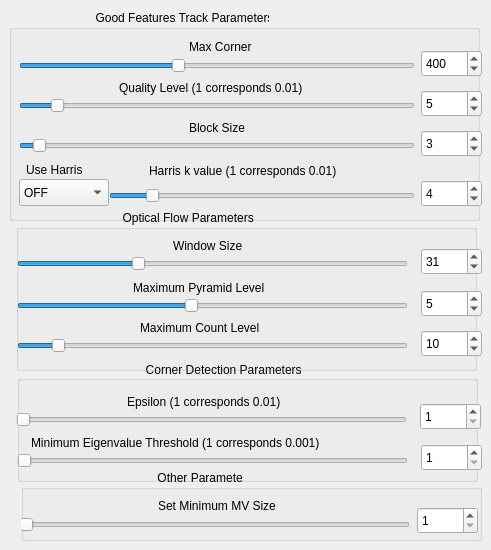
    <widget class="QWidget" name="page">
     <widget class="QGroupBox" name="LK_groupBox_goodFeatures">
      <property name="geometry">
       <rect>
        <x>9</x>
        <y>10</y>
        <width>471</width>
        <height>211</height>
       </rect>
      </property>
      <property name="title">
       <string>                          Good Features Track Parameters</string>
      </property>
     </widget>
     <widget class="QLabel" name="LK_label_Harris_k">
      <property name="geometry">
       <rect>
        <x>149</x>
        <y>162</y>
        <width>246</width>
        <height>17</height>
       </rect>
      </property>
      <property name="text">
       <string>Harris k value (1 corresponds 0.01)</string>
      </property>
     </widget>
     <widget class="QLabel" name="LK_label_maxCorner">
      <property name="geometry">
       <rect>
        <x>189</x>
        <y>38</y>
        <width>86</width>
        <height>17</height>
       </rect>
      </property>
      <property name="text">
       <string>Max Corner</string>
      </property>
     </widget>
     <widget class="QLabel" name="label_useHarris">
      <property name="geometry">
       <rect>
        <x>26</x>
        <y>161</y>
        <width>76</width>
        <height>17</height>
       </rect>
      </property>
      <property name="text">
       <string>Use Harris</string>
      </property>
     </widget>
     <widget class="QComboBox" name="LK_comboBox">
      <property name="geometry">
       <rect>
        <x>19</x>
        <y>179</y>
        <width>90</width>
        <height>27</height>
       </rect>
      </property>
      <item>
       <property name="text">
        <string>OFF</string>
       </property>
      </item>
      <item>
       <property name="text">
        <string>ON</string>
       </property>
      </item>
     </widget>
     <widget class="QSlider" name="LK_qualityLevel">
      <property name="geometry">
       <rect>
        <x>19</x>
        <y>91</y>
        <width>396</width>
        <height>29</height>
       </rect>
      </property>
      <property name="sizePolicy">
       <sizepolicy hsizetype="Fixed" vsizetype="Fixed">
        <horstretch>0</horstretch>
        <verstretch>0</verstretch>
       </sizepolicy>
      </property>
      <property name="minimum">
       <number>1</number>
      </property>
      <property name="maximum">
       <number>50</number>
      </property>
      <property name="singleStep">
       <number>1</number>
      </property>
      <property name="value">
       <number>5</number>
      </property>
      <property name="orientation">
       <enum>Qt::Horizontal</enum>
      </property>
     </widget>
     <widget class="QLabel" name="LK_label_qualityLevel">
      <property name="geometry">
       <rect>
        <x>119</x>
        <y>79</y>
        <width>246</width>
        <height>17</height>
       </rect>
      </property>
      <property name="text">
       <string>Quality Level (1 corresponds 0.01)</string>
      </property>
     </widget>
     <widget class="QSlider" name="LK_maxCorner">
      <property name="geometry">
       <rect>
        <x>19</x>
        <y>51</y>
        <width>396</width>
        <height>29</height>
       </rect>
      </property>
      <property name="sizePolicy">
       <sizepolicy hsizetype="Fixed" vsizetype="Fixed">
        <horstretch>0</horstretch>
        <verstretch>0</verstretch>
       </sizepolicy>
      </property>
      <property name="minimum">
       <number>1</number>
      </property>
      <property name="maximum">
       <number>1000</number>
      </property>
      <property name="value">
       <number>400</number>
      </property>
      <property name="orientation">
       <enum>Qt::Horizontal</enum>
      </property>
     </widget>
     <widget class="QSlider" name="LK_BlockSize">
      <property name="geometry">
       <rect>
        <x>19</x>
        <y>131</y>
        <width>396</width>
        <height>29</height>
       </rect>
      </property>
      <property name="sizePolicy">
       <sizepolicy hsizetype="Fixed" vsizetype="Fixed">
        <horstretch>0</horstretch>
        <verstretch>0</verstretch>
       </sizepolicy>
      </property>
      <property name="minimum">
       <number>2</number>
      </property>
      <property name="maximum">
       <number>32</number>
      </property>
      <property name="singleStep">
       <number>1</number>
      </property>
      <property name="value">
       <number>3</number>
      </property>
      <property name="orientation">
       <enum>Qt::Horizontal</enum>
      </property>
     </widget>
     <widget class="QLabel" name="LK_label_blockSize">
      <property name="geometry">
       <rect>
        <x>189</x>
        <y>119</y>
        <width>76</width>
        <height>17</height>
       </rect>
      </property>
      <property name="text">
       <string>Block Size</string>
      </property>
     </widget>
     <widget class="QSlider" name="LK_Harris_k">
      <property name="geometry">
       <rect>
        <x>109</x>
        <y>181</y>
        <width>306</width>
        <height>29</height>
       </rect>
      </property>
      <property name="sizePolicy">
       <sizepolicy hsizetype="Fixed" vsizetype="Fixed">
        <horstretch>0</horstretch>
        <verstretch>0</verstretch>
       </sizepolicy>
      </property>
      <property name="minimum">
       <number>1</number>
      </property>
      <property name="maximum">
       <number>25</number>
      </property>
      <property name="singleStep">
       <number>1</number>
      </property>
      <property name="value">
       <number>4</number>
      </property>
      <property name="orientation">
       <enum>Qt::Horizontal</enum>
      </property>
     </widget>
     <widget class="QSlider" name="LK_maxCountLevel">
      <property name="geometry">
       <rect>
        <x>17</x>
        <y>331</y>
        <width>391</width>
        <height>29</height>
       </rect>
      </property>
      <property name="sizePolicy">
       <sizepolicy hsizetype="Fixed" vsizetype="Fixed">
        <horstretch>0</horstretch>
        <verstretch>0</verstretch>
       </sizepolicy>
      </property>
      <property name="minimum">
       <number>1</number>
      </property>
      <property name="maximum">
       <number>100</number>
      </property>
      <property name="singleStep">
       <number>1</number>
      </property>
      <property name="value">
       <number>10</number>
      </property>
      <property name="orientation">
       <enum>Qt::Horizontal</enum>
      </property>
     </widget>
     <widget class="QLabel" name="LK_label_winSize">
      <property name="geometry">
       <rect>
        <x>173</x>
        <y>237</y>
        <width>91</width>
        <height>17</height>
       </rect>
      </property>
      <property name="text">
       <string>Window Size</string>
      </property>
     </widget>
     <widget class="QSlider" name="LK_windowSize">
      <property name="geometry">
       <rect>
        <x>17</x>
        <y>249</y>
        <width>391</width>
        <height>29</height>
       </rect>
      </property>
      <property name="sizePolicy">
       <sizepolicy hsizetype="Fixed" vsizetype="Fixed">
        <horstretch>0</horstretch>
        <verstretch>0</verstretch>
       </sizepolicy>
      </property>
      <property name="minimum">
       <number>1</number>
      </property>
      <property name="maximum">
       <number>100</number>
      </property>
      <property name="singleStep">
       <number>1</number>
      </property>
      <property name="value">
       <number>31</number>
      </property>
      <property name="orientation">
       <enum>Qt::Horizontal</enum>
      </property>
     </widget>
     <widget class="QLabel" name="LK_label_maxCountLevel">
      <property name="geometry">
       <rect>
        <x>140</x>
        <y>319</y>
        <width>151</width>
        <height>17</height>
       </rect>
      </property>
      <property name="text">
       <string>Maximum Count Level</string>
      </property>
     </widget>
     <widget class="QGroupBox" name="groupBox_opticalFlow">
      <property name="geometry">
       <rect>
        <x>16</x>
        <y>210</y>
        <width>461</width>
        <height>161</height>
       </rect>
      </property>
      <property name="title">
       <string>                                Optical Flow Parameters                         </string>
      </property>
     </widget>
     <widget class="QLabel" name="LK_label_maxPyramidLevel">
      <property name="geometry">
       <rect>
        <x>133</x>
        <y>279</y>
        <width>171</width>
        <height>17</height>
       </rect>
      </property>
      <property name="text">
       <string>Maximum Pyramid Level</string>
      </property>
     </widget>
     <widget class="QSlider" name="LK_maxPyramidLevel">
      <property name="geometry">
       <rect>
        <x>17</x>
        <y>291</y>
        <width>391</width>
        <height>29</height>
       </rect>
      </property>
      <property name="sizePolicy">
       <sizepolicy hsizetype="Fixed" vsizetype="Fixed">
        <horstretch>0</horstretch>
        <verstretch>0</verstretch>
       </sizepolicy>
      </property>
      <property name="minimum">
       <number>1</number>
      </property>
      <property name="maximum">
       <number>10</number>
      </property>
      <property name="singleStep">
       <number>1</number>
      </property>
      <property name="value">
       <number>5</number>
      </property>
      <property name="orientation">
       <enum>Qt::Horizontal</enum>
      </property>
     </widget>
     <widget class="QSlider" name="LK_minEigThreshold">
      <property name="geometry">
       <rect>
        <x>17</x>
        <y>446</y>
        <width>391</width>
        <height>29</height>
       </rect>
      </property>
      <property name="sizePolicy">
       <sizepolicy hsizetype="Fixed" vsizetype="Fixed">
        <horstretch>0</horstretch>
        <verstretch>0</verstretch>
       </sizepolicy>
      </property>
      <property name="minimum">
       <number>1</number>
      </property>
      <property name="maximum">
       <number>1000</number>
      </property>
      <property name="singleStep">
       <number>1</number>
      </property>
      <property name="value">
       <number>1</number>
      </property>
      <property name="orientation">
       <enum>Qt::Horizontal</enum>
      </property>
     </widget>
     <widget class="QGroupBox" name="LK_groupBox_cornerDetection">
      <property name="geometry">
       <rect>
        <x>17</x>
        <y>361</y>
        <width>461</width>
        <height>121</height>
       </rect>
      </property>
      <property name="title">
       <string>                         Corner Detection Parameters                                       </string>
      </property>
      <property name="alignment">
       <set>Qt::AlignCenter</set>
      </property>
      <widget class="QGroupBox" name="groupBox_2">
       <property name="geometry">
        <rect>
         <x>0</x>
         <y>171</y>
         <width>451</width>
         <height>91</height>
        </rect>
       </property>
       <property name="title">
        <string>                                                    Others</string>
       </property>
      </widget>
     </widget>
     <widget class="QSlider" name="LK_epsilon">
      <property name="geometry">
       <rect>
        <x>16</x>
        <y>405</y>
        <width>391</width>
        <height>29</height>
       </rect>
      </property>
      <property name="sizePolicy">
       <sizepolicy hsizetype="Fixed" vsizetype="Fixed">
        <horstretch>0</horstretch>
        <verstretch>0</verstretch>
       </sizepolicy>
      </property>
      <property name="minimum">
       <number>1</number>
      </property>
      <property name="maximum">
       <number>100</number>
      </property>
      <property name="singleStep">
       <number>1</number>
      </property>
      <property name="value">
       <number>1</number>
      </property>
      <property name="orientation">
       <enum>Qt::Horizontal</enum>
      </property>
     </widget>
     <widget class="QLabel" name="LK_label_epsilon">
      <property name="geometry">
       <rect>
        <x>127</x>
        <y>393</y>
        <width>191</width>
        <height>17</height>
       </rect>
      </property>
      <property name="text">
       <string>Epsilon (1 corresponds 0.01)</string>
      </property>
     </widget>
     <widget class="QLabel" name="LK_label_minEigThreshold">
      <property name="geometry">
       <rect>
        <x>31</x>
        <y>434</y>
        <width>371</width>
        <height>17</height>
       </rect>
      </property>
      <property name="text">
       <string>Minimum Eigenvalue Threshold (1 corresponds 0.001)</string>
      </property>
     </widget>
     <widget class="QSpinBox" name="LK_spinBox_minEigThreshold">
      <property name="geometry">
       <rect>
        <x>421</x>
        <y>444</y>
        <width>61</width>
        <height>27</height>
       </rect>
      </property>
      <property name="minimum">
       <number>1</number>
      </property>
      <property name="maximum">
       <number>1000</number>
      </property>
      <property name="value">
       <number>1</number>
      </property>
     </widget>
     <widget class="QSpinBox" name="LK_spinBox_qualityLevel">
      <property name="geometry">
       <rect>
        <x>421</x>
        <y>90</y>
        <width>61</width>
        <height>27</height>
       </rect>
      </property>
      <property name="minimum">
       <number>1</number>
      </property>
      <property name="maximum">
       <number>50</number>
      </property>
      <property name="value">
       <number>5</number>
      </property>
     </widget>
     <widget class="QSpinBox" name="LK_spinBox_maxCountLevel">
      <property name="geometry">
       <rect>
        <x>421</x>
        <y>330</y>
        <width>61</width>
        <height>27</height>
       </rect>
      </property>
      <property name="minimum">
       <number>1</number>
      </property>
      <property name="maximum">
       <number>100</number>
      </property>
      <property name="value">
       <number>10</number>
      </property>
     </widget>
     <widget class="QSpinBox" name="LK_spinBox_windowSize">
      <property name="geometry">
       <rect>
        <x>421</x>
        <y>248</y>
        <width>61</width>
        <height>27</height>
       </rect>
      </property>
      <property name="minimum">
       <number>1</number>
      </property>
      <property name="maximum">
       <number>100</number>
      </property>
      <property name="value">
       <number>31</number>
      </property>
     </widget>
     <widget class="QSpinBox" name="LK_spinBox_maxCorner">
      <property name="geometry">
       <rect>
        <x>421</x>
        <y>50</y>
        <width>61</width>
        <height>27</height>
       </rect>
      </property>
      <property name="maximum">
       <number>1000</number>
      </property>
      <property name="value">
       <number>400</number>
      </property>
     </widget>
     <widget class="QSpinBox" name="LK_spinBox_epsilon">
      <property name="geometry">
       <rect>
        <x>420</x>
        <y>403</y>
        <width>61</width>
        <height>27</height>
       </rect>
      </property>
      <property name="minimum">
       <number>1</number>
      </property>
      <property name="maximum">
       <number>100</number>
      </property>
      <property name="value">
       <number>1</number>
      </property>
     </widget>
     <widget class="QSpinBox" name="LK_spinBox_BlockSize">
      <property name="geometry">
       <rect>
        <x>421</x>
        <y>130</y>
        <width>61</width>
        <height>27</height>
       </rect>
      </property>
      <property name="minimum">
       <number>2</number>
      </property>
      <property name="maximum">
       <number>32</number>
      </property>
      <property name="value">
       <number>3</number>
      </property>
     </widget>
     <widget class="QSpinBox" name="LK_spinBox_maxPyramidLevel">
      <property name="geometry">
       <rect>
        <x>421</x>
        <y>290</y>
        <width>61</width>
        <height>27</height>
       </rect>
      </property>
      <property name="minimum">
       <number>1</number>
      </property>
      <property name="maximum">
       <number>10</number>
      </property>
      <property name="value">
       <number>5</number>
      </property>
     </widget>
     <widget class="QSpinBox" name="LK_spinBox_Harris_k">
      <property name="geometry">
       <rect>
        <x>421</x>
        <y>180</y>
        <width>61</width>
        <height>27</height>
       </rect>
      </property>
      <property name="minimum">
       <number>1</number>
      </property>
      <property name="maximum">
       <number>25</number>
      </property>
      <property name="value">
       <number>4</number>
      </property>
     </widget>
     <widget class="QGroupBox" name="LK_groupBox_otherParameters">
      <property name="geometry">
       <rect>
        <x>21</x>
        <y>470</y>
        <width>461</width>
        <height>71</height>
       </rect>
      </property>
      <property name="title">
       <string>                                         Other Parameters</string>
      </property>
      <widget class="QSpinBox" name="LK_spinBox_setMinMVSize">
       <property name="geometry">
        <rect>
         <x>396</x>
         <y>37</y>
         <width>61</width>
         <height>27</height>
        </rect>
       </property>
       <property name="minimum">
        <number>1</number>
       </property>
       <property name="maximum">
        <number>100</number>
       </property>
       <property name="value">
        <number>1</number>
       </property>
      </widget>
      <widget class="QLabel" name="LK_label_minEigThreshold_2">
       <property name="geometry">
        <rect>
         <x>137</x>
         <y>27</y>
         <width>151</width>
         <height>17</height>
        </rect>
       </property>
       <property name="text">
        <string>Set Minimum MV Size</string>
       </property>
      </widget>
      <widget class="QSlider" name="LK_setMinMVSize">
       <property name="geometry">
        <rect>
         <x>-2</x>
         <y>40</y>
         <width>391</width>
         <height>29</height>
        </rect>
       </property>
       <property name="sizePolicy">
        <sizepolicy hsizetype="Fixed" vsizetype="Fixed">
         <horstretch>0</horstretch>
         <verstretch>0</verstretch>
        </sizepolicy>
       </property>
       <property name="minimum">
        <number>1</number>
       </property>
       <property name="maximum">
        <number>100</number>
       </property>
       <property name="singleStep">
        <number>1</number>
       </property>
       <property name="value">
        <number>1</number>
       </property>
       <property name="orientation">
        <enum>Qt::Horizontal</enum>
       </property>
      </widget>
     </widget>
     <zorder>LK_groupBox_cornerDetection</zorder>
     <zorder>groupBox_opticalFlow</zorder>
     <zorder>LK_groupBox_goodFeatures</zorder>
     <zorder>LK_label_Harris_k</zorder>
     <zorder>LK_label_maxCorner</zorder>
     <zorder>label_useHarris</zorder>
     <zorder>LK_comboBox</zorder>
     <zorder>LK_qualityLevel</zorder>
     <zorder>LK_label_qualityLevel</zorder>
     <zorder>LK_maxCorner</zorder>
     <zorder>LK_BlockSize</zorder>
     <zorder>LK_label_blockSize</zorder>
     <zorder>LK_Harris_k</zorder>
     <zorder>LK_maxCountLevel</zorder>
     <zorder>LK_label_winSize</zorder>
     <zorder>LK_windowSize</zorder>
     <zorder>LK_label_maxCountLevel</zorder>
     <zorder>LK_label_maxPyramidLevel</zorder>
     <zorder>LK_maxPyramidLevel</zorder>
     <zorder>LK_minEigThreshold</zorder>
     <zorder>LK_epsilon</zorder>
     <zorder>LK_label_epsilon</zorder>
     <zorder>LK_label_minEigThreshold</zorder>
     <zorder>LK_spinBox_minEigThreshold</zorder>
     <zorder>LK_spinBox_qualityLevel</zorder>
     <zorder>LK_spinBox_maxCountLevel</zorder>
     <zorder>LK_spinBox_windowSize</zorder>
     <zorder>LK_spinBox_maxCorner</zorder>
     <zorder>LK_spinBox_epsilon</zorder>
     <zorder>LK_spinBox_BlockSize</zorder>
     <zorder>LK_spinBox_maxPyramidLevel</zorder>
     <zorder>LK_spinBox_Harris_k</zorder>
     <zorder>LK_groupBox_otherParameters</zorder>
    </widget>
